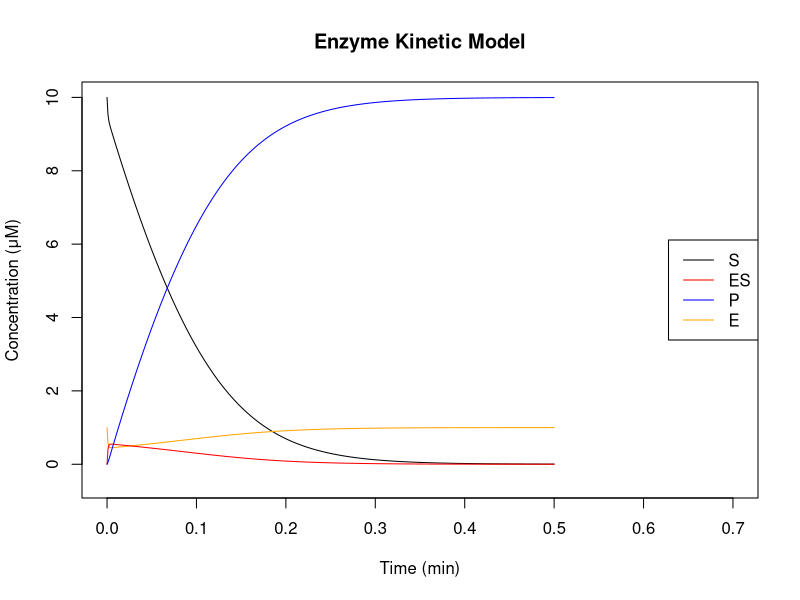
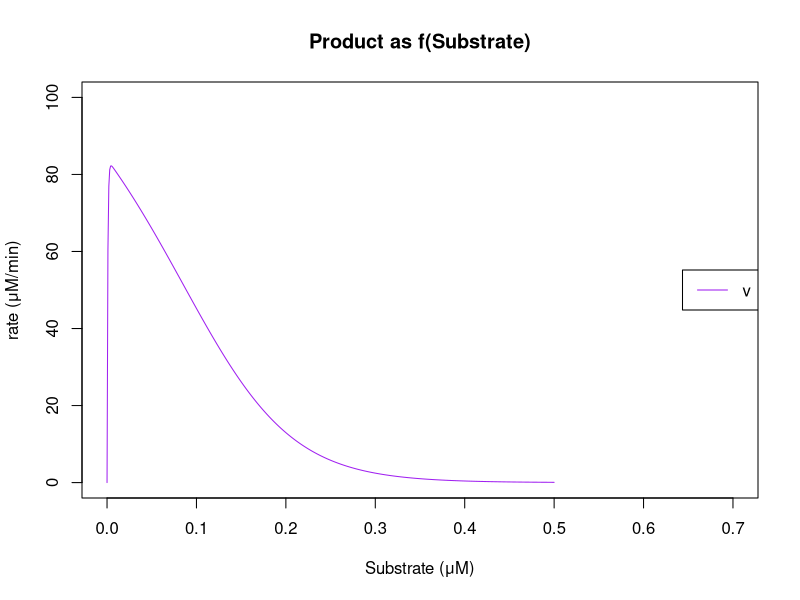

Write the R code that produced these figures, in order.
#initial starting concentrations and k constant values
y0 <- c(1, 10, 0, 0, 0) 
start_c <- c(100, 600, 150)

#function that contains equation to be solved, 4x equation and parameters - k1,k2,k3
f <- function(t, y, start_c) {
  
  #k constants
  k1 <- start_c[1] #uM/min
  k2 <- start_c[2] #uM/min
  k3 <- start_c[3] #uM/min
  
  #concentations
  E <- y[1] #uM
  S <- y[2] #uM
  ES <- y[3] #uM
  P <- y[4] #uM
  
  #derived mass law equations
  dEdt <- -k1*E*S + k2*ES + k3*ES
  dSdt <- -k1*E*S + k2*ES
  dESdt <- k1*E*S - k2*ES - k3*ES
  dPdt <- k3*ES
  
  #expressing v as a function of dP/dS
  #dPdt <- k3*ES, sub/w dESdt <- k1*E*S - k2*ES - k3*ES
  v <- k3*(k1*E*S - k2*ES - k3*ES)
  return(list(c(dEdt, dSdt, dESdt, dPdt, v)))
  
}

#total number of steps (y-axis time) and step size (step size = dt), n_steps = total number of steps for calculation
dt <- 0.001
n_steps <- 500

#start blank array (stored as y)
y <- matrix(0, nrow = n_steps + 1, ncol = 5)
t <- numeric(n_steps + 1)  #t in minutes
y[1,] <- y0 #start position to initial starting concentration defined above
t[1] <- 0 #t in minutes, start at 0
colnames(y) <- c("E", "S", "ES", "P", "v")

#calculation with steps in loop
for (i in 1:n_steps) {
  #find k1
  k1 <- f(t[i], y[i,], start_c) #function(x0+1, y0+1, start conc.)
  #find k2 using k1
  k2 <- f(t[i] + 0.5*dt, y[i,] + 0.5*dt*k1[[1]], start_c) #function(x0+1, y0+1, start conc.)
  #find k3 using k2
  k3 <- f(t[i] + 0.5*dt, y[i,] + 0.5*dt*k2[[1]], start_c)
  #find k4 using k3
  k4 <- f(t[i] + dt, y[i,] + dt*k3[[1]], start_c)
  #average of the gradients
  y[i+1,] <- y[i,] + dt*(k1[[1]] + 2*k2[[1]] + 2*k3[[1]] + k4[[1]])/6
  #tn <- +1 to time
  t[i+1] <- t[i] + dt
  
}

#Plot values (stored as y, against t (time))
plot(t, y[,2], type="l", xlab="Time (min)", ylab="Concentration (μM)", main="Enzyme Kinetic Model", ylim=(c(-0.5, 10)), xlim=(c(-0, 0.7)))
lines(t, y[,1], col="orange") #E
lines(t, y[,3], col="red") #S
lines(t, y[,4], col="blue") #P
legend("right", legend=c("S", "ES", "P", "E"), col=c("black", "red", "blue", "orange"), lty=1)

#plot v as f[S]
plot(t, y[,5], col="purple", type="l", xlab="Substrate (μM)", ylab="rate (μM/min)", main="Product as f(Substrate)", ylim=(c(0, 100)), xlim=(c(-0, 0.7)))
legend("right", legend=c("v"), col=c("purple"), lty=1)
Vmax <- max(y[,5])
paste("Vmax is ", Vmax, "uM/min")
